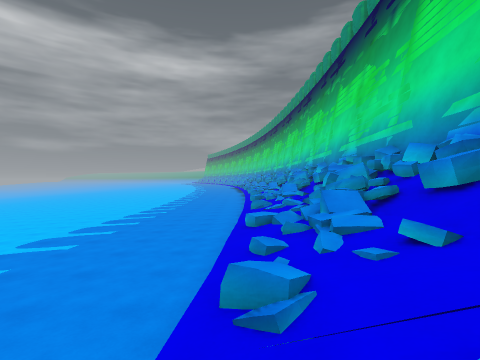
[1] (above)

22 first-person views from a walk through a Godot game level. The camera is 1.5 m above the floor, looks level and sees 85° across. The floor is counted in squares, 2 m on a side. Each view is taken from the middle of a square. On the plan, view 1 faces up. The plan holds only what a view shows up to about 9 squares ahead; the rest is blank. The place goes on beyond the plan.

[2]
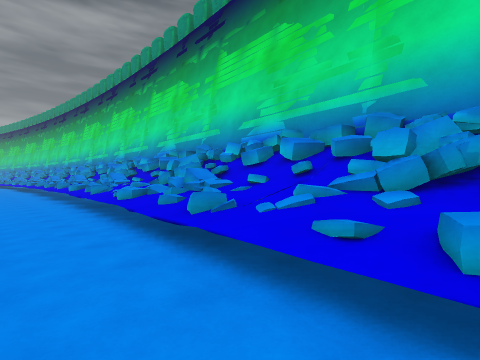

[3]
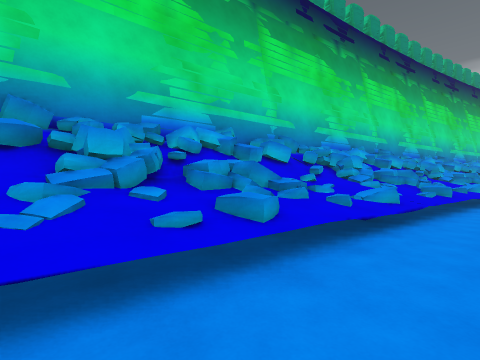

[4]
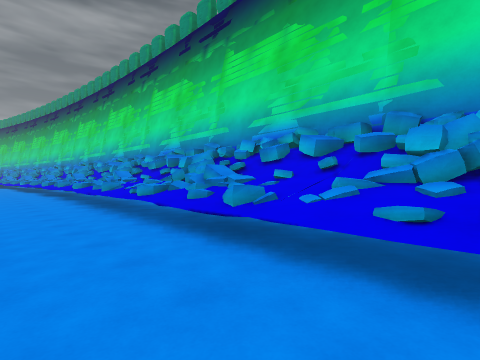

[5]
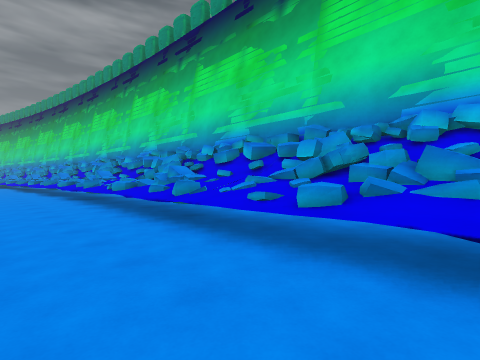

[6]
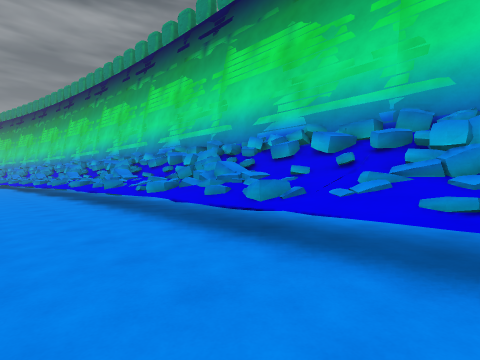

[7]
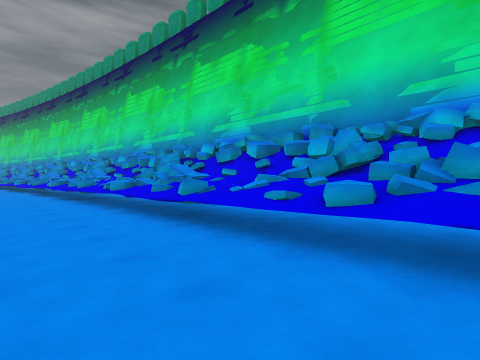

[8]
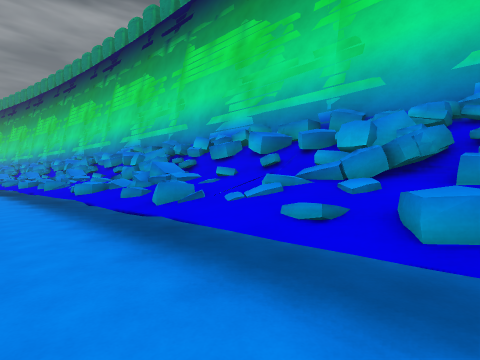

[9]
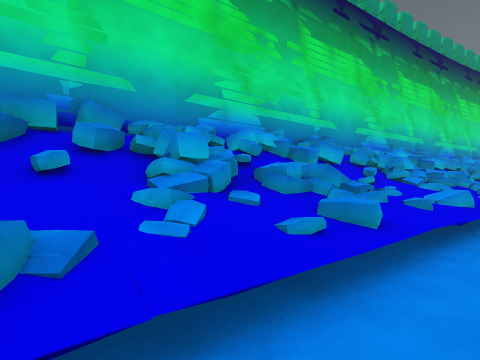

[10]
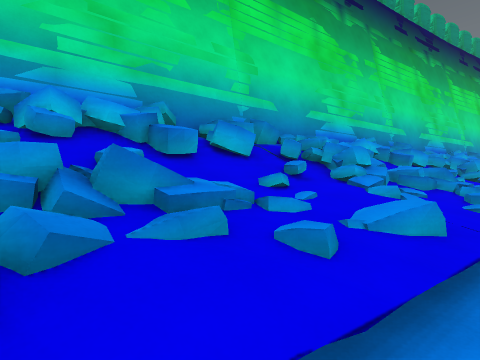

[11]
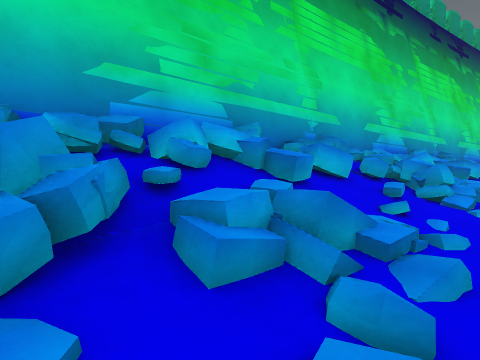

[12]
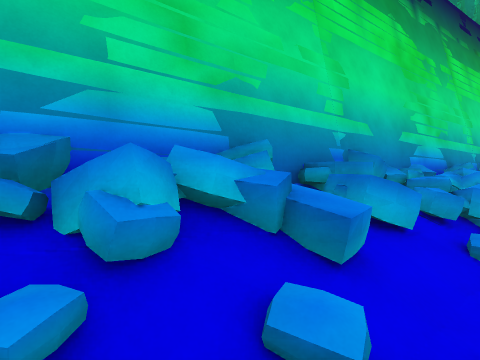

[13]
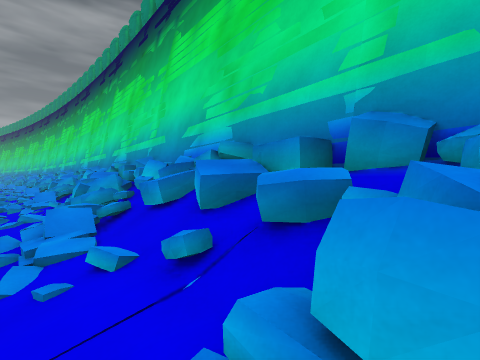

[14]
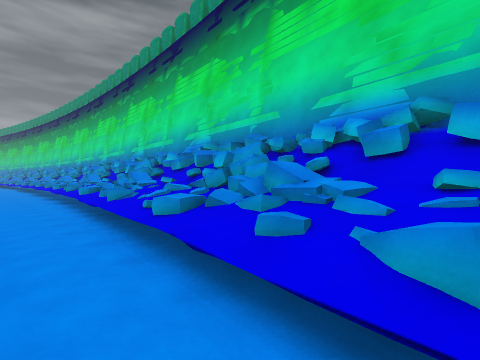

[15]
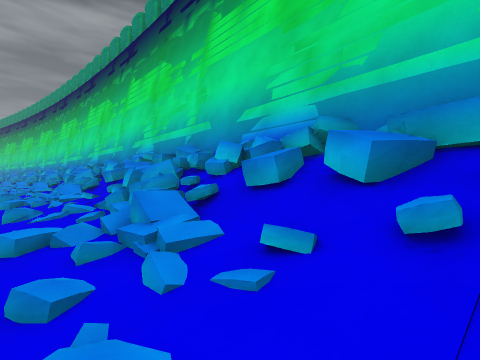

[16]
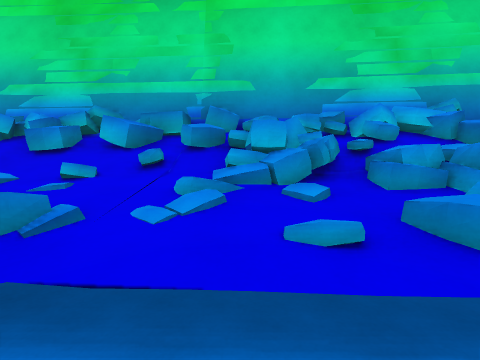

[17]
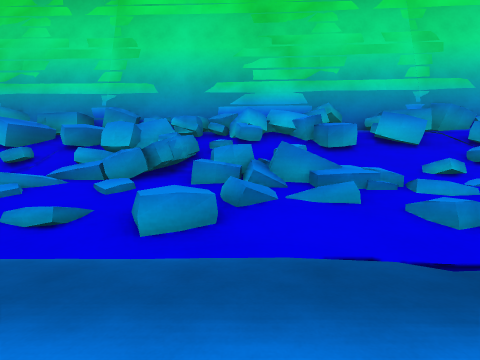

[18]
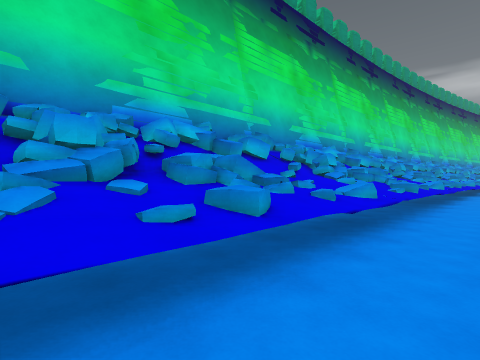

[19]
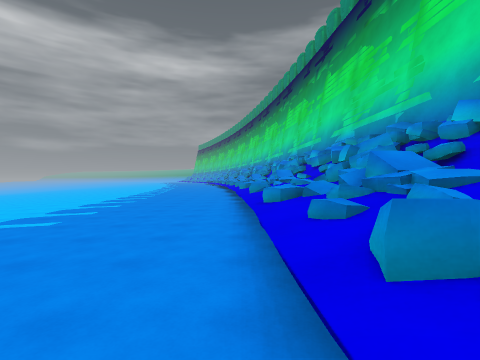

[20]
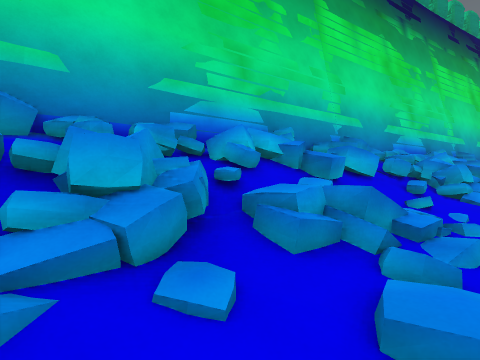

[21]
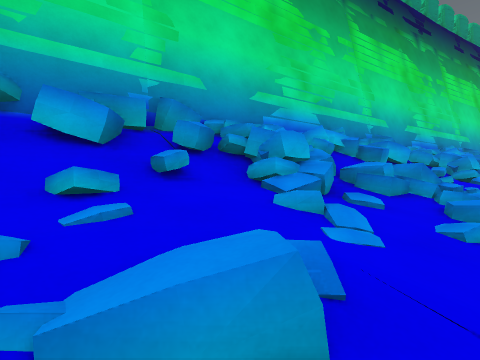

[22]
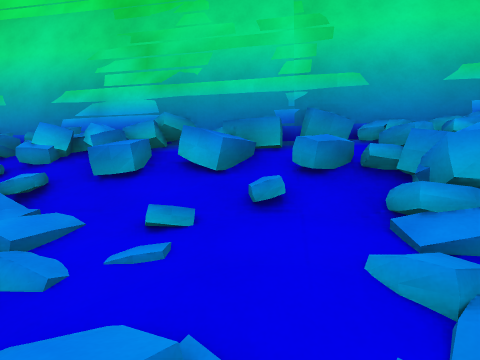

### Floor plan
Key: @ floor where view 1 was taken; # wall or solid block; x gap in a wall; . main floor; : floor 0.25 m higher than the main floor; - floor 0.25 m lower than the main floor; + floor 1 m higher than the main floor; * floor 1.25 m higher than the main floor; % floor 1.5 m higher than the main floor; / step, stairs or slope; = window, fence, low wall or low ledge.
Columns run from 2 left of view 1 to 4 right of it. Each row starts with its distance up from view 1.
 25 ..= =#
 24 ..=*==
 23 .. #=#
 22 ../#==
 21 ..//#=
 20 ..//#=#
 19 ../=#=#
 18 ...=#=#
 17 ...+==#
 16 ...#==#
 15 -..#==#
 14 -..+#=#
 13 -..##=#
 12 -./ ==#
 11 -.//=#/
 10 ../#=#
  9 ..=#=#
  8 ..x*#=/
  7 ..x*==/
  6 ..=###
  5 ..=#=#
  4 ..=%=#
  3 ..=/=#
  2 .:=/=#
  1 .://=#
  0 ::@/=#
 -1 ::/==#
 -2 ://#=#
 -3 ://==#
 -4 ://#=#
 -5 :/==##
 -6 ://=#
 -7 :=/=#
 -8 ://=#
 -9 ///=#
-10 ///##
-11 /==##
-12 /==#
-13 #==#
-14 #==#
-15  ==#
-16  =#
-17 ==#
-18 ==#
-19 #=

Positions as (right, up) in squares from view 1, and headings:
1: (0, 0), facing up
2: (-2, -1), facing up-right
3: (-2, 1), facing down-right
4: (-2, 5), facing up-right
5: (-2, 9), facing up-right
6: (-2, 11), facing up-right
7: (-2, 15), facing up-right
8: (-1, 16), facing up-right
9: (-2, -4), facing down-right
10: (-2, -7), facing down-right
11: (-1, -6), facing down-right
12: (0, -7), facing down-right
13: (0, -6), facing up-right
14: (-2, -4), facing up-right
15: (0, 1), facing up-right
16: (-1, 6), facing right
17: (-1, 10), facing right
18: (-1, 18), facing down-right
19: (0, 18), facing up
20: (-2, -11), facing down-right
21: (-2, -9), facing down-right
22: (-2, -10), facing right
